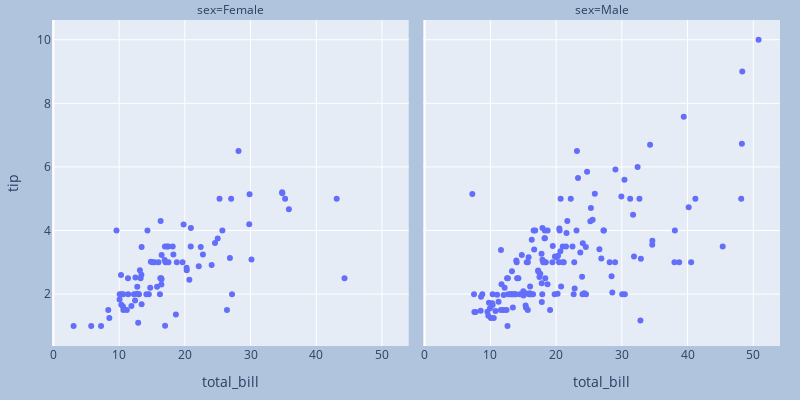

The code cell stored with this chart in its notebook:
### Code cell
import plotly.express as px

df = px.data.tips()
fig = px.scatter(df, x="total_bill", y="tip", facet_col="sex",
                 width=800, height=400)

fig.update_layout(
    margin=dict(l=20, r=20, t=20, b=20),
    paper_bgcolor="LightSteelBlue",
)

fig.show()

### Figure 1 — Plotly figure (JSON) as saved in the notebook; plotly's stock layout.template omitted (floating-point values rounded to 4 significant figures; data arrays with more than 128 entries replaced by an {"elided": "..."} marker saying what was removed)
{"data": [{"hovertemplate": "sex=Female<br>total_bill=%{x}<br>tip=%{y}<extra></extra>", "legendgroup": "", "marker": {"color": "#636efa", "symbol": "circle"}, "mode": "markers", "name": "", "orientation": "v", "showlegend": false, "type": "scatter", "x": [16.99, 24.59, 35.26, 14.83, 10.33, 16.97, 20.29, 15.77, 19.65, 15.06, 20.69, 16.93, 10.29, 34.81, 26.41, 16.45, 3.07, 17.07, 26.86, 25.28, 14.73, 10.07, 34.83, 5.75, 16.32, 22.75, 11.35, 15.38, 44.3, 22.42, 20.92, 14.31, 7.25, 25.71, 17.31, 10.65, 12.43, 24.08, 13.42, 12.48, 29.8, 14.52, 11.38, 20.27, 11.17, 12.26, 18.26, 8.51, 10.33, 14.15, 13.16, 17.47, 27.05, 16.43, 8.35, 18.64, 11.87, 29.85, 25, 13.39, 16.21, 17.51, 10.59, 10.63, 9.6, 20.9, 18.15, 19.81, 43.11, 13, 12.74, 13, 16.4, 16.47, 12.76, 13.27, 28.17, 12.9, 30.14, 13.42, 15.98, 16.27, 10.09, 22.12, 35.83, 27.18, 18.78], "xaxis": "x", "y": [1.01, 3.61, 5, 3.02, 1.67, 3.5, 2.75, 2.23, 3, 3, 2.45, 3.07, 2.6, 5.2, 1.5, 2.47, 1, 3, 3.14, 5, 2.2, 1.83, 5.17, 1, 4.3, 3.25, 2.5, 3, 2.5, 3.48, 4.08, 4, 1, 4, 3.5, 1.5, 1.8, 2.92, 1.68, 2.52, 4.2, 2, 2, 2.83, 1.5, 2, 3.25, 1.25, 2, 2, 2.75, 3.5, 5, 2.3, 1.5, 1.36, 1.63, 5.14, 3.75, 2.61, 2, 3, 1.61, 2, 4, 3.5, 3.5, 4.19, 5, 2, 2.01, 2, 2.5, 3.23, 2.23, 2.5, 6.5, 1.1, 3.09, 3.48, 3, 2.5, 2, 2.88, 4.67, 2, 3], "yaxis": "y"}, {"hovertemplate": "sex=Male<br>total_bill=%{x}<br>tip=%{y}<extra></extra>", "legendgroup": "", "marker": {"color": "#636efa", "symbol": "circle"}, "mode": "markers", "name": "", "orientation": "v", "showlegend": false, "type": "scatter", "x": {"elided": "157 float values"}, "xaxis": "x2", "y": {"elided": "157 float values"}, "yaxis": "y2"}], "layout": {"annotations": [{"font": {}, "showarrow": false, "text": "sex=Female", "x": 0.245, "xanchor": "center", "xref": "paper", "y": 1, "yanchor": "bottom", "yref": "paper"}, {"font": {}, "showarrow": false, "text": "sex=Male", "x": 0.755, "xanchor": "center", "xref": "paper", "y": 1, "yanchor": "bottom", "yref": "paper"}], "height": 400, "legend": {"tracegroupgap": 0}, "margin": {"b": 20, "l": 20, "r": 20, "t": 20}, "paper_bgcolor": "LightSteelBlue", "width": 800, "xaxis": {"anchor": "y", "domain": [0, 0.49], "title": {"text": "total_bill"}}, "xaxis2": {"anchor": "y2", "domain": [0.51, 1], "matches": "x", "title": {"text": "total_bill"}}, "yaxis": {"anchor": "x", "domain": [0, 1], "title": {"text": "tip"}}, "yaxis2": {"anchor": "x2", "domain": [0, 1], "matches": "y", "showticklabels": false}}}
